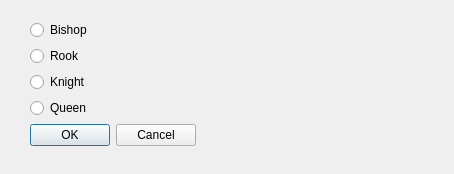
<?xml version="1.0" encoding="UTF-8"?>
<ui version="4.0">
 <class>FigureDialog</class>
 <widget class="QDialog" name="FigureDialog">
  <property name="windowModality">
   <enum>Qt::WindowModal</enum>
  </property>
  <property name="geometry">
   <rect>
    <x>0</x>
    <y>0</y>
    <width>454</width>
    <height>174</height>
   </rect>
  </property>
  <property name="windowTitle">
   <string>What piece do you want to promote your pawn to?</string>
  </property>
  <widget class="QWidget" name="formLayoutWidget">
   <property name="geometry">
    <rect>
     <x>30</x>
     <y>20</y>
     <width>168</width>
     <height>129</height>
    </rect>
   </property>
   <layout class="QFormLayout" name="formLayout">
    <item row="4" column="0">
     <widget class="QRadioButton" name="rbQueen_">
      <property name="text">
       <string>Queen</string>
      </property>
     </widget>
    </item>
    <item row="2" column="0">
     <widget class="QRadioButton" name="rbKnight_">
      <property name="text">
       <string>Knight</string>
      </property>
     </widget>
    </item>
    <item row="1" column="0">
     <widget class="QRadioButton" name="rbRook_">
      <property name="text">
       <string>Rook</string>
      </property>
     </widget>
    </item>
    <item row="0" column="0">
     <widget class="QRadioButton" name="rbBishop_">
      <property name="text">
       <string>Bishop</string>
      </property>
     </widget>
    </item>
    <item row="5" column="0">
     <widget class="QDialogButtonBox" name="buttonBox">
      <property name="orientation">
       <enum>Qt::Horizontal</enum>
      </property>
      <property name="standardButtons">
       <set>QDialogButtonBox::Cancel|QDialogButtonBox::Ok</set>
      </property>
     </widget>
    </item>
   </layout>
  </widget>
 </widget>
 <resources/>
 <connections>
  <connection>
   <sender>buttonBox</sender>
   <signal>accepted()</signal>
   <receiver>FigureDialog</receiver>
   <slot>accept()</slot>
   <hints>
    <hint type="sourcelabel">
     <x>248</x>
     <y>254</y>
    </hint>
    <hint type="destinationlabel">
     <x>157</x>
     <y>274</y>
    </hint>
   </hints>
  </connection>
  <connection>
   <sender>buttonBox</sender>
   <signal>rejected()</signal>
   <receiver>FigureDialog</receiver>
   <slot>reject()</slot>
   <hints>
    <hint type="sourcelabel">
     <x>316</x>
     <y>260</y>
    </hint>
    <hint type="destinationlabel">
     <x>286</x>
     <y>274</y>
    </hint>
   </hints>
  </connection>
 </connections>
</ui>
